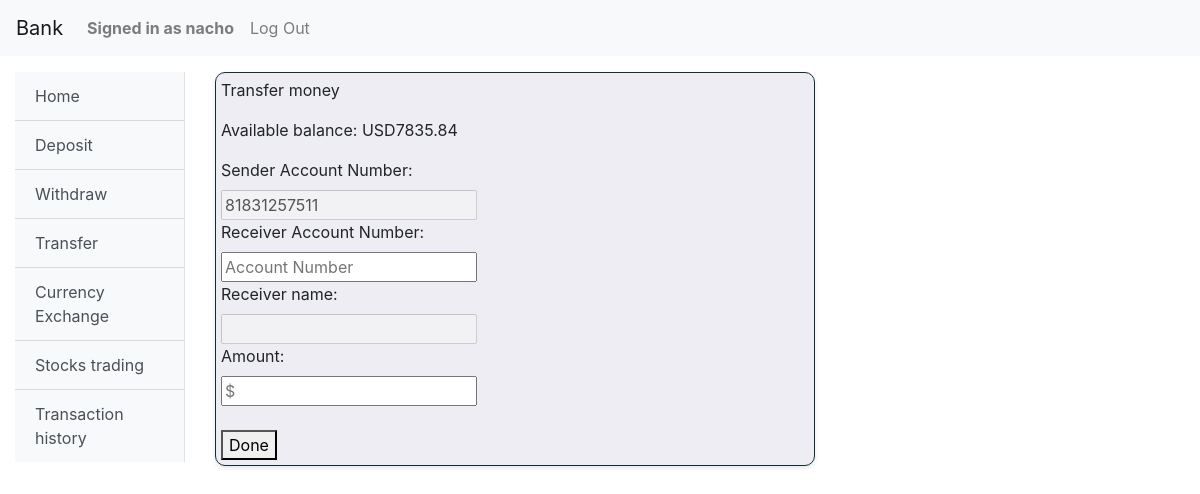
Page /transfer/ (signed in) on the earlier database version.
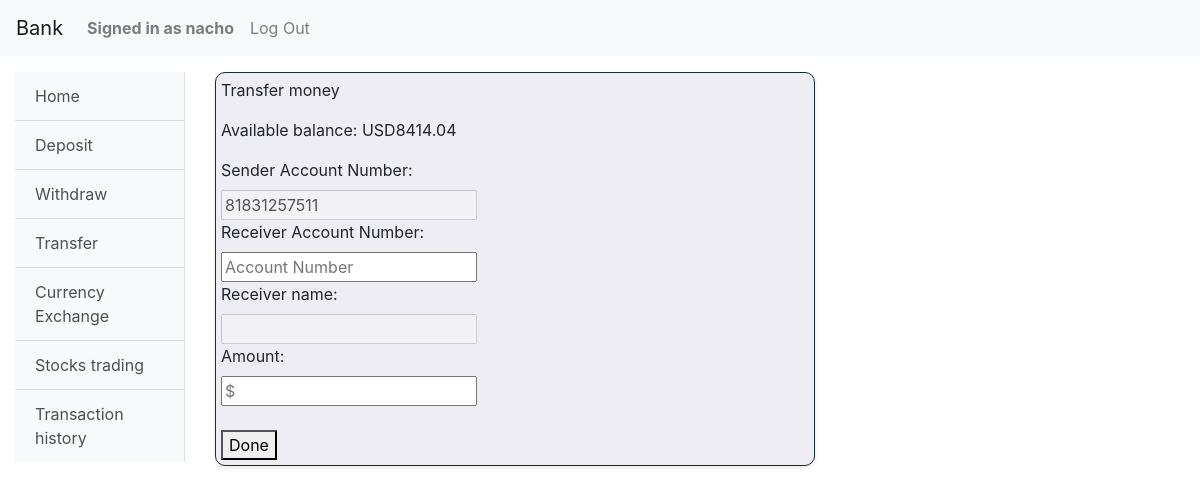
Same page on the later database version.
### bank/models.py (models this page shows)
class User(AbstractUser):
    usd_account = models.DecimalField(decimal_places=2, max_digits=16, default=0)
    eur_account = models.DecimalField(decimal_places=2, max_digits=16, default=0)
    account_number = models.CharField(max_length=12, unique=True)

### bank/views.py (the view, shortened to what this page needs)
# urls.py: path("transfer/", views.transfer, name="transfer"),
@login_required
def transfer(request):
    user = request.user
    usd_account = user.usd_account
    account_number = user.account_number
    if request.method == "GET":
        return render(request, "bank/transfer.html",
                      {'account_number': account_number,
                       'usd_account': usd_account})

### bank/templates/bank/transfer.html (shortened to what this page needs)
{% extends "bank/layout.html" %}
{% block body %}
    <div class="transfer">
        <p>Transfer money</p>
        <p>Available balance: USD{{usd_account}}</p>
        <form action="{% url 'transfer' %}" method="post">
            <label for="transfer-sender">Sender Account Number:</label><br>
            <input type="text" id="transfer-sender" name="transfer-sender" value={{account_number}} disabled><br>
            <label for="transfer-receiver">Receiver Account Number:</label><br>
            <input type="text" id="transfer-receiver" name="transfer-receiver" placeholder="Account Number"><br>
            <label for="transfer-receiver-name">Receiver name:</label><br>
            <input type="text" id="transfer-receiver-name" name="transfer-receiver-name" value="" disabled><br>
            <label for="transfer-amount">Amount:</label><br>
            <input type="text" id="transfer-amount" name="transfer-amount" placeholder="$" min="0" step="0.01" required>
            <br><br>
            <button type="submit" >Done</button>
    </div>
{% endblock %}

### bank/templates/bank/layout.html (shortened to what this page needs)
{% load static %}
<!DOCTYPE html>
<html lang="en">
    <head>
        <link rel="stylesheet" href="https://stackpath.bootstrapcdn.com/bootstrap/4.4.1/css/bootstrap.min.css">
        <link href="{% static 'bank/styles.css' %}" rel="stylesheet">
    </head>
    <body>
        <nav class="navbar navbar-expand-lg navbar-light bg-light">
            <a class="navbar-brand" href="#">Bank</a>
            <div>
              <ul class="navbar-nav mr-auto">
                {% if user.is_authenticated %}
                    <li class="nav-item">
                        <a class="nav-link" href="#"><strong>Signed in as {{ user.username }}</strong></a>
                    </li>
                {% endif %}
                {% if user.is_authenticated %}
                    <li class="nav-item">
                        <a class="nav-link" href="{% url 'logout' %}">Log Out</a>
                    </li>
                {% endif %}
              </ul>
            </div>
          </nav>
          <div class="container-fluid mt-3">
            <div class="row">
                {% if user.is_authenticated %}
                <div class="col-md-2">
                    <div class="bg-light border-right" id="sidebar-wrapper">
                        <div class="list-group list-group-flush">
                            <a href="{% url 'index' %}" class="list-group-item list-group-item-action bg-light">Home</a>
                            <a href="{% url 'deposit' %}" class="list-group-item list-group-item-action bg-light">Deposit</a>
                            <a href="{% url 'withdraw' %}" class="list-group-item list-group-item-action bg-light">Withdraw</a>
                            <a href="{% url 'transfer' %}" class="list-group-item list-group-item-action bg-light">Transfer</a>
                            <a href="{% url 'eur_exchange' %}" class="list-group-item list-group-item-action bg-light">Currency Exchange</a>
                            <a href="{% url 'stocks' %}" class="list-group-item list-group-item-action bg-light">Stocks trading</a>
                            <a href="{% url 'history' %}" class="list-group-item list-group-item-action bg-light">Transaction history</a>
                        </div>
                    </div>
                </div>
                {% endif %}
                <div class="col-md-10">
                    <div class="body">
                        {% block body %}
                        {% endblock %}
                    </div>
                </div>
            </div>
        </div>
    </body>
</html>

Differences in the rows shown:
changed User "nacho": usd_account "7835.84" → "8414.04"
